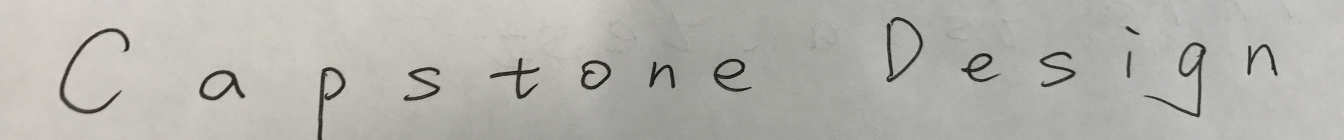
#> input picture Image Processing/line0.jpg, 4032 x 420 px (shown at 1/3 size)
$ python 'extract_character(adaptive).py'   (older library calls are emulated)
#> lines starting #> are read from the running program, lines starting #| are printed output that depends on the picture; after the words box and inside, x2 and y2 are one past the last pixel; in counts of white or black regions, pixels touching at a corner belong together
import cv2
import numpy as np

image = cv2.imread("line0.jpg")
#> image is the input picture: shape (420, 4032, 3); mean B, G, R 173.2, 178.6, 179.7
gray1 = cv2.cvtColor(image, cv2.COLOR_BGR2GRAY)  # grayscale
_, thresh = cv2.threshold(gray1, 90, 255, cv2.THRESH_BINARY)  # threshold
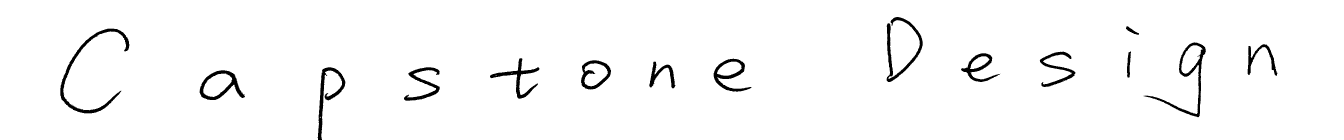
#> thresh: shape (420, 4032) (shown at 1/3 size); 97.5% white; 17 black regions (2 under 20 px), largest, box (x1, y1, x2, y2) and area: (181, 86, 388, 340) 5247, (3431, 127, 3618, 352) 4389, (2660, 51, 2768, 246) 4075
medianBlur = cv2.medianBlur(gray1, 3)
gauss = cv2.GaussianBlur(gray1, (3, 3), 0)
kernel = cv2.getStructuringElement(cv2.MORPH_CROSS, (3, 3))
erosion = cv2.erode(gauss, kernel, iterations=1)

_, binary_erosion = cv2.threshold(gray1, 100, 255, cv2.THRESH_BINARY_INV)
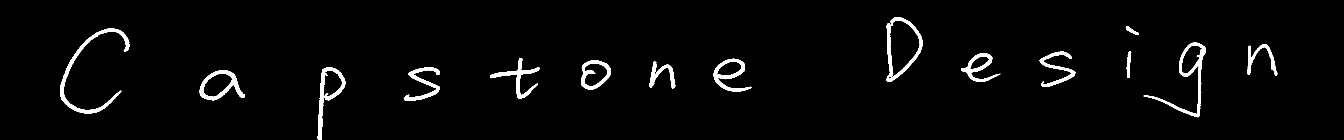
#> binary_erosion: shape (420, 4032) (shown at 1/3 size); 2.6% white; 15 white regions
cv2.imwrite("Binary_erosion_cd.jpg", binary_erosion)
dilated = cv2.dilate(gauss, kernel, iterations=1)  # dilate"""
close = cv2.erode(dilated, kernel, iterations=4)
open = cv2.dilate(erosion, kernel, iterations=3)
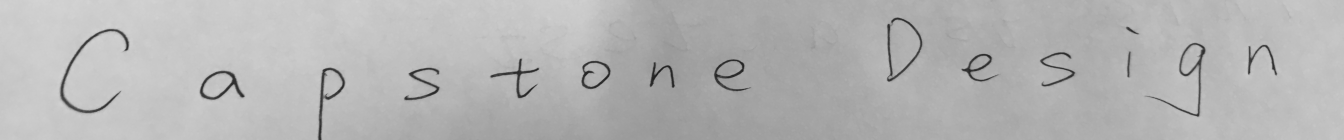
#> open: shape (420, 4032) (shown at 1/3 size); min 27, max 211, mean 180.6

# -------------- cut function --------------------
def cut(gray):
    _, binary = cv2.threshold(gray, 100, 255, cv2.THRESH_BINARY)

    binary=np.array(binary)
    print(binary.shape)
    hist_x = np.zeros((gray.shape[0], 1))
    hist_y = np.zeros((gray.shape[1], 1))

    for i in range(binary.shape[0]):
        counter = 0
        for j in range(binary.shape[1]):
            if binary[i][j] == 0:
                counter += 1
        hist_x[i] = counter

    for m in range(binary.shape[1]):
        counter = 0
        for n in range(binary.shape[0]):
            if binary[n][m] == 0:
                counter += 1
        hist_y[m] = counter

    left = right = up = down = 0

    for a in range(binary.shape[0]):
        if hist_x[a] != 0:
            up = a
            break

    for b in reversed(range(binary.shape[0])):
        if hist_x[b] != 0:
            down = b
            break

    for c in range(binary.shape[1]):
        if hist_y[c] != 0:
            left = c
            break

    for d in reversed(range(binary.shape[1])):
        if hist_y[d] != 0:
            right = d
            break

    if left - 3 >= 0 and right + 3 < binary.shape[1] and up - 3 >= 0 and down + 3 < binary.shape[0]:
        new_image = gray[up - 3:down + 3, left - 3:right + 3]
    else:
        new_image = gray[up:down, left:right]

    return new_image


_, contours, hierarchy = cv2.findContours(binary_erosion, cv2.RETR_EXTERNAL, cv2.CHAIN_APPROX_NONE)  # get contours
#> contours = 15 contours; largest, box (x1, y1, x2, y2) and area: (3431, 127, 3618, 352) 7410, (598, 211, 735, 301) 7290, (1743, 181, 1833, 269) 5836, (2140, 176, 2255, 275) 5106, (180, 86, 388, 341) 5012

d = 1

contour_list = []

# For each contour found, append them all into a numpy array
for contour in contours:
    # get rectangle bounding contour
    [y, x, w, h] = cv2.boundingRect(contour)
    c = [y, x, w, h]

    # discard areas that are too large
    if h > 300 and w > 300:
        continue

    # discard areas that are too small

    if  h*w<1100:
        continue

    contour_list.append(c)
#> this loop made 15 passes
#> (y, x, w, h) on passes 1 to 12: (598, 211, 137, 90), (1211, 202, 109, 100), (953, 202, 83, 218), (1948, 185, 78, 80), (1743, 181, 90, 88), (2140, 176, 115, 99), (1470, 174, 148, 122), (2883, 160, 118, 86), (3119, 155, 108, 106), (3380, 153, 14, 80), (3742, 133, 90, 95), (3431, 127, 187, 225)
#> after the loop, contour_list = 14 items, first 6: [598, 211, 137, 90], [1211, 202, 109, 100], [953, 202, 83, 218], [1948, 185, 78, 80], [1743, 181, 90, 88], [2140, 176, 115, 99]

contour_list = np.array(contour_list)
#> contour_list = 14 rows, first 6: [598, 211, 137, 90], [1211, 202, 109, 100], [953, 202, 83, 218], [1948, 185, 78, 80], [1743, 181, 90, 88], [2140, 176, 115, 99]

# Sort y so that the picture is in sequence
for i in range(len(contour_list)):
    min_index = np.argmin(contour_list, axis=0)[0]
    contour_i = contour_list[min_index]
    [y, x, w, h] = contour_i
    contour_list = np.delete(contour_list, min_index, 0)

    if x-80>0 and x+h+2<gray1.shape[0] and y-3>0 and y+w+3<gray1.shape[1]:
        test = gray1[x - 80:x + h + 2, y - 3:y + w + 3]
    elif x-80<=0 and x+h+2<gray1.shape[0] and y-3>0 and y+w+3<gray1.shape[1]:
        test=gray1[0:x+h,y:y+w]
    else:
        test=gray1[x:x+h,y:y+w]

    test=cut(test)

    cv2.imwrite("cd{}.jpg".format(d), test)
    d = d + 1
#> this loop made 14 passes
#> (min_index, y, x, w, h) on passes 1, 2, 3, 4, 5, 6, 7, 8, 9, 10, 11, 14: (12, 180, 86, 208, 255), (0, 598, 211, 137, 90), (1, 953, 202, 83, 218), (0, 1211, 202, 109, 100), (3, 1470, 174, 148, 122), (1, 1743, 181, 90, 88), (0, 1948, 185, 78, 80), (0, 2140, 176, 115, 99), (5, 2659, 51, 109, 195), (0, 2883, 160, 118, 86), (0, 3119, 155, 108, 106), (0, 3742, 133, 90, 95)
#> (min_index, y, x, w, h, contour_list) on passes 12 to 13: (0, 3380, 153, 14, 80, [[3742, 133, 90, 95], [3431, 127, 187, 225]]), (1, 3431, 127, 187, 225, [[3742, 133, 90, 95]])
#| (337, 214)
#| (172, 143)
#| (218, 83)
#| (182, 115)
#| (204, 154)
#| (170, 96)
#| (162, 84)
#| (181, 121)
#> (further printed lines are left out)
#> pass 1, `test = gray1[x - 80:x + h + 2, y - 3:y + w + 3]`:
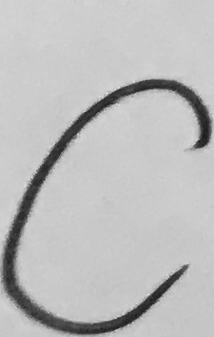
#> test: shape (337, 214); min 25, max 228, mean 188.6
#> pass 1, in cut, `_, binary = cv2.threshold(gray, 100, 255, cv2.THRESH_BINARY)`:
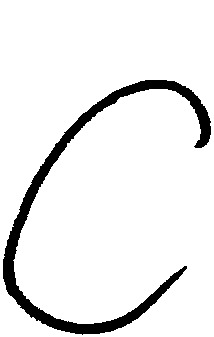
#> binary: shape (337, 214); 92.3% white; 1 black region, box (x1, y1, x2, y2) and area: (3, 80, 211, 335) 5549
#> pass 1, in cut, `new_image = gray[up:down, left:right]`:
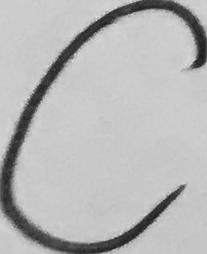
#> new_image: shape (254, 207); min 25, max 228, mean 183.1
#> pass 2, `test = gray1[x - 80:x + h + 2, y - 3:y + w + 3]`:
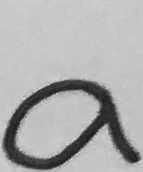
#> test: shape (172, 143); min 19, max 218, mean 173.3
#> after the loop, contour_list = empty array; d = 15

    # draw rectangle around contour on original image
    # cv2.rectangle(image, (x, y - 30), (x + w, y + h), (255, 0, 0), 2)


cv2.imwrite("Grayscale_cd.jpg", gray1)
cv2.imwrite("GaussBlur_cd.jpeg", gauss)
cv2.imwrite("Binary Image_cd.jpg", thresh)
cv2.imwrite("medianFilter_Cd.jpg", medianBlur)
cv2.imwrite("erode_a_cd.jpg", erosion)
cv2.imwrite("dilate_a_cd.jpg", dilated)
cv2.imwrite("open_a_cd.jpg", open)
cv2.imwrite("close_a_cd.jpg", close)

$ run again, with Image Processing/multiline.jpg copied over Image Processing/line0.jpg
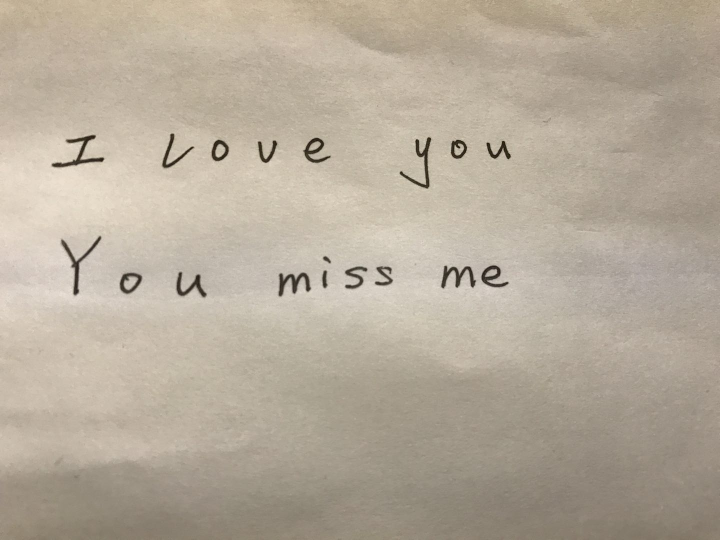
#> input picture Image Processing/multiline.jpg, 1440 x 1080 px (shown at 1/2 size)
#> image is the input picture: shape (1080, 1440, 3); mean B, G, R 154.8, 170.8, 181.6
#> `_, thresh = cv2.threshold(gray1, 90, 255, cv2.THRESH_BINARY)`:
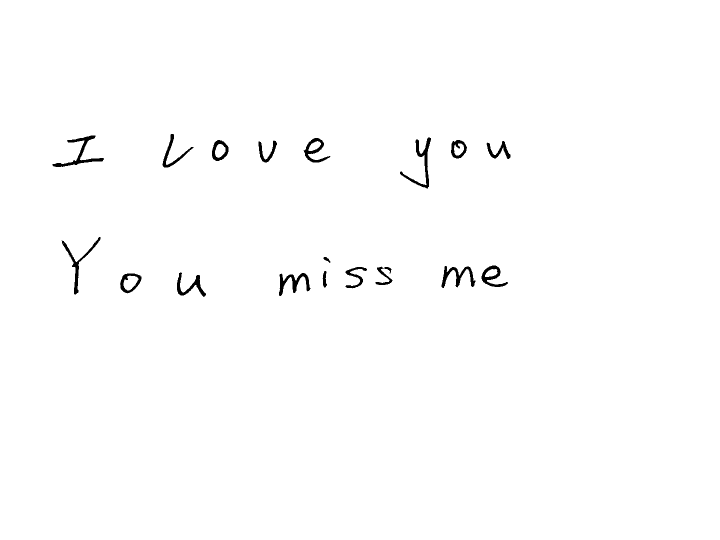
#> thresh: shape (1080, 1440) (shown at 1/2 size); 99.2% white; 19 black regions, largest, box (x1, y1, x2, y2) and area: (105, 271, 208, 334) 1244, (800, 275, 862, 377) 1183, (123, 474, 201, 589) 1046
#> binary_erosion: shape (1080, 1440); 0.89% white; 18 white regions
#> contours = 18 contours; largest, box (x1, y1, x2, y2) and area: (240, 546, 283, 587) 1228, (105, 271, 208, 334) 1115, (607, 276, 661, 326) 1090, (963, 531, 1017, 574) 1048, (800, 275, 862, 377) 1026
#> the loop `for contour in contours:` made 18 passes
#> (y, x, w, h) on passes 1 to 8: (558, 546, 63, 46), (240, 546, 43, 41), (354, 545, 59, 49), (645, 542, 9, 33), (691, 534, 43, 43), (751, 533, 34, 37), (883, 532, 68, 44), (963, 531, 54, 43)
#> after the loop `for contour in contours:`: contour_list = 16 items, first 6: [558, 546, 63, 46], [240, 546, 43, 41], [354, 545, 59, 49], [691, 534, 43, 43], [751, 533, 34, 37], [883, 532, 68, 44]
#> `contour_list = np.array(contour_list)`: contour_list = 16 rows, first 6: [558, 546, 63, 46], [240, 546, 43, 41], [354, 545, 59, 49], [691, 534, 43, 43], [751, 533, 34, 37], [883, 532, 68, 44]
#> the loop `for i in range(len(contour_list)):` made 16 passes
#> (min_index, y, x, w, h) on passes 1 to 8: (14, 105, 271, 103, 63), (7, 123, 473, 79, 117), (1, 240, 546, 43, 41), (12, 325, 268, 62, 67), (1, 354, 545, 59, 49), (8, 424, 280, 33, 42), (6, 516, 281, 38, 44), (0, 558, 546, 63, 46)
#> (printed output is left out)
#> pass 2, `test = gray1[x - 80:x + h + 2, y - 3:y + w + 3]`:
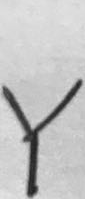
#> test: shape (199, 85); min 32, max 228, mean 194.8
#> after the loop `for i in range(len(contour_list)):`: contour_list = empty array; d = 17
